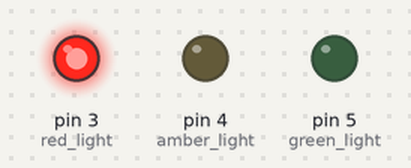
Recording of a sketch running on a simulated Arduino Uno, built with avr-gcc and run on an emulated ATmega328P. Shown: output pins drawn as LEDs (lit = HIGH).

Above: at 5.0 s.
At 15.0 s:
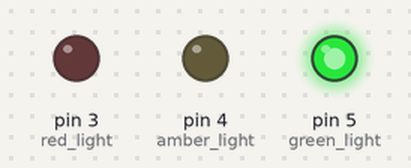
At 22.5 s:
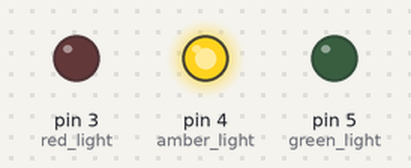
Timing chart, 0 to 32.5 s (numbered marks = the images above):
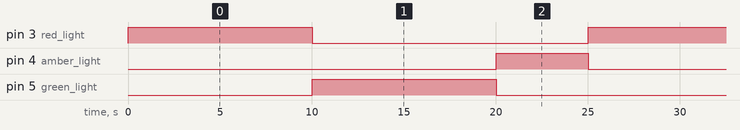

Measured:
- by itself, pin 3 (red_light), pin 5 (green_light): alternates HIGH for 10.0 s and LOW for 15.0 s
- by itself, pin 4 (amber_light): alternates HIGH for 5.0 s and LOW for 20.0 s
- by itself, everything shown: repeats every 25.0 s, in 3 steps

The sketch:

sketch_jun25a.ino
```cpp
//Australia traffic light sequencer firmware :)
//Controlled by a IR Remote that I have from my led strips but they broke so im using the remote
#include <IRremote.h>

#define red_light 3
#define amber_light 4
#define green_light 5
#define ir_pin 2

//IR BUTTON codes in decimal not HEX
#define IR_OFF_BTN 4244827904
#define IR_ON_BTN 4228116224
#define IR_FLASH_BTN 4094422784
#define IR_STROBE_BTN 4027576064
#define IR_RED_BTN 4211404544
#define IR_GREEN_BTN 4194692864
#define IR_YELLOW_BTN 3944017664
//END

#define RED_AND_GREEN_DURATION 10 //seconds, this is used to set the green and red led on time in seconds so if you want 5 seconds it needs to be 5 not 5000

#define ENABLE true
#define DISABLE false

uint32_t command1 = 0;
bool RelayInvert = DISABLE; // When I get my trigger low relays I need to set this to ENABLE to invert the HIGH and LOW SIGNAL, if using leds connected to ground do not invert the signal by setting to DISABLE
bool lightState = true;
bool flag1 = true;
bool colorbuttonstates[3] = {true, true, true};

unsigned long previousTime = 0;
const int Durations[2] = {RED_AND_GREEN_DURATION*1000, 5000};


enum TrafficState {
  RED,
  GREEN,
  AMBER
};

TrafficState currentState;

enum Modes {
  TL_ANIMATION,
  TL_TOGGLE
};

Modes currentMode;


void setup() {
  Serial.begin(9600);
  IrReceiver.begin(ir_pin, ENABLE_LED_FEEDBACK);
  pinMode(red_light, OUTPUT);
  pinMode(amber_light, OUTPUT);
  pinMode(green_light, OUTPUT);
  currentState = RED; // Initialize the current state to RED
  currentMode = TL_ANIMATION;
  digitalWrite(red_light, RelayInvert ? !HIGH : HIGH); // Turn on the red LED
}

void loop() {
  if (IrReceiver.decode()) {
    command1 = IrReceiver.decodedIRData.decodedRawData;
    switch (command1) {
      case IR_ON_BTN:
        lightState = true;
        break;
      case IR_OFF_BTN:
        lightState = false;
        break;
      case IR_FLASH_BTN:
        currentMode = TL_ANIMATION;
        flag1 = true;
        break;
      case IR_STROBE_BTN:
        currentMode = TL_TOGGLE;
        break;
      case IR_RED_BTN:
        colorbuttonstates[0] ^= true;
        break;
      case IR_GREEN_BTN:
        colorbuttonstates[1] ^= true;
        break;
      case IR_YELLOW_BTN:
        colorbuttonstates[2] ^= true;
        break;
    }
    IrReceiver.resume();

  }
  if (lightState) {
    if (currentMode == TL_ANIMATION) {
      if (flag1) {
        flag1 = false;
        switch (currentState) {
          case RED:
            digitalWrite(red_light, RelayInvert ? !HIGH : HIGH);
            digitalWrite(green_light, RelayInvert ? !LOW : LOW);
            digitalWrite(amber_light, RelayInvert ? !LOW : LOW);
            break;
          case GREEN:
            digitalWrite(red_light, RelayInvert ? !LOW : LOW);
            digitalWrite(green_light, RelayInvert ? !HIGH : HIGH);
            digitalWrite(amber_light, RelayInvert ? !LOW : LOW);
            break;
          case AMBER:
            digitalWrite(red_light, RelayInvert ? !LOW : LOW);
            digitalWrite(green_light, RelayInvert ? !LOW : LOW);
            digitalWrite(amber_light, RelayInvert ? !HIGH : HIGH);
            break;
        }
      }

      switch (currentState) {
        case RED:
          if (millis() - previousTime >= Durations[0]) {
            currentState = GREEN;
            previousTime = millis();
            digitalWrite(red_light, RelayInvert ? !LOW : LOW);
            digitalWrite(green_light, RelayInvert ? !HIGH : HIGH);
          }
          break;

        case GREEN:
          if (millis() - previousTime >= Durations[0]) {
            currentState = AMBER;
            previousTime = millis();
            digitalWrite(green_light, RelayInvert ? !LOW : LOW);
            digitalWrite(amber_light, RelayInvert ? !HIGH : HIGH);
          }
          break;

        case AMBER:
          if (millis() - previousTime >= Durations[1]) {
            currentState = RED;
            previousTime = millis();
            digitalWrite(amber_light, RelayInvert ? !LOW : LOW);
            digitalWrite(red_light, RelayInvert ? !HIGH : HIGH);
          }
          break;
      }
    }

    else if(currentMode == TL_TOGGLE){

      digitalWrite(amber_light, RelayInvert ^ colorbuttonstates[2]);
      digitalWrite(green_light, RelayInvert ^ colorbuttonstates[1]);
      digitalWrite(red_light, RelayInvert ^ colorbuttonstates[0]);

    }


  } else {
      digitalWrite(red_light, RelayInvert ? !LOW : LOW);
    digitalWrite(amber_light, RelayInvert ? !LOW : LOW);
    digitalWrite(green_light, RelayInvert ? !LOW : LOW);
    flag1 = true;
  }


}
```
